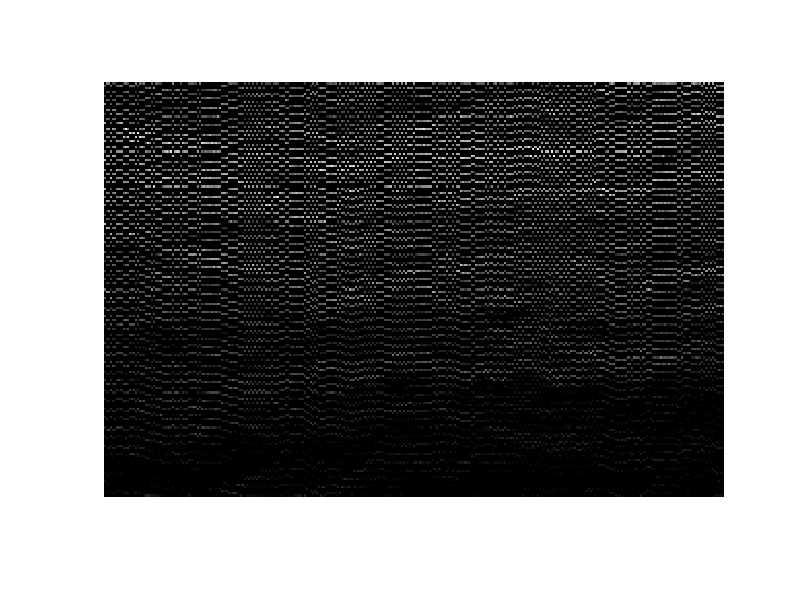
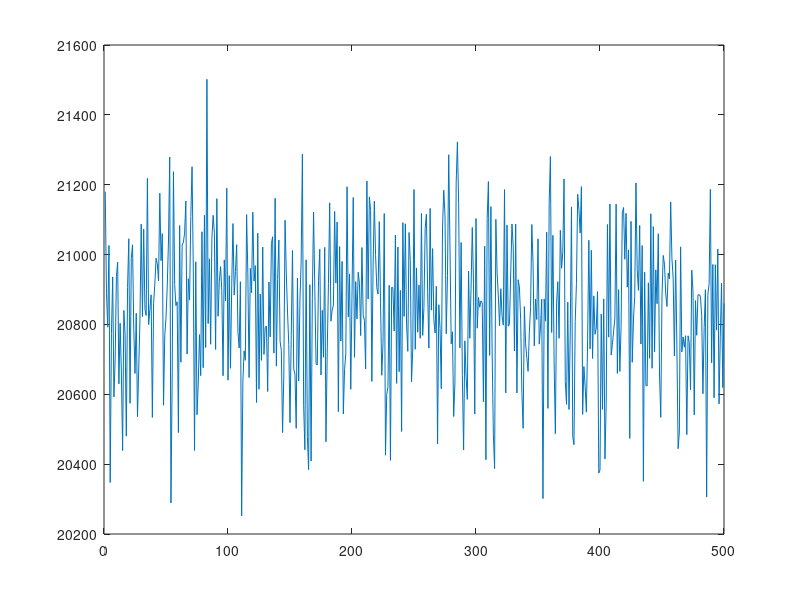

The MATLAB source for these figures, in order:
L=500;Np=500;Nk=10000;
f=zeros(Nk,Np);x=zeros(Nk,Np);
f(1,:)=rand(1,Np);
f(2:end,:)=rand(Nk-1,Np);
x=cumsum(f);
x=mod(x,L);
I=zeros(Np,Nk);
x=ceil(x);
for i=1:Nk
    I(:,i)=hist(x(i,:),Np);
end

figure
imshow(I(200:400,4500:4800),[]);

vx=zeros(1,Np);
for i=1:Np
    vx(i)=var(x(:,i));
end

ave_x=mean(vx);

figure
plot(1:Np,vx);

D=ave_x/(2*Nk);

Diffusion=100;
magn=0.4;
expTime=0.002;

numP=sqrt(4*Diffusion*expTime)/magn;